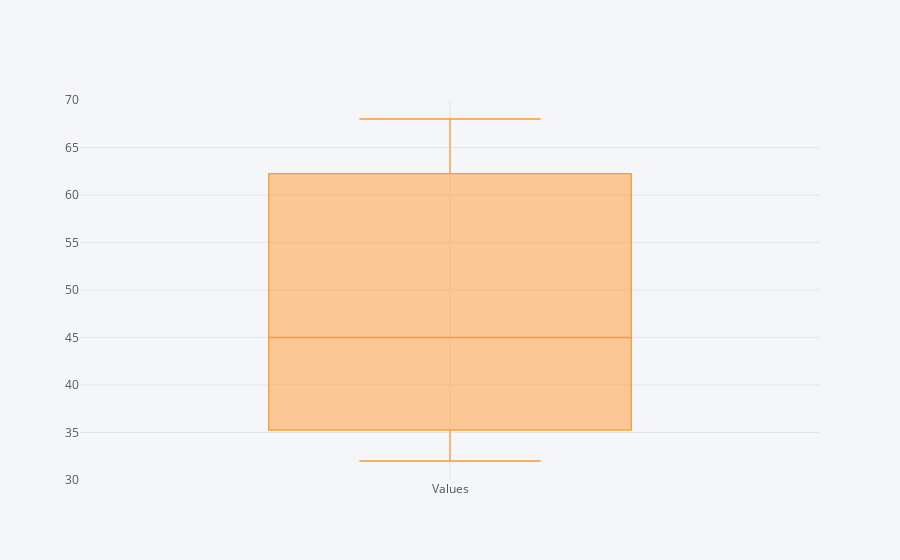

The notebook cell saved with this chart:
### Code cell
df2['Values'].iplot('box')

### Figure 1 — Plotly figure (JSON) as saved in the notebook; plotly's stock layout.template omitted (floating-point values rounded to 4 significant figures)
{"data": [{"boxpoints": false, "line": {"width": 1.3}, "marker": {"color": "rgba(255, 153, 51, 1.0)"}, "name": "Values", "orientation": "v", "type": "box", "y": [32, 45, 68]}], "layout": {"legend": {"bgcolor": "#F5F6F9", "font": {"color": "#4D5663"}}, "paper_bgcolor": "#F5F6F9", "plot_bgcolor": "#F5F6F9", "title": {"font": {"color": "#4D5663"}}, "xaxis": {"gridcolor": "#E1E5ED", "showgrid": true, "tickfont": {"color": "#4D5663"}, "title": {"font": {"color": "#4D5663"}, "text": ""}, "zerolinecolor": "#E1E5ED"}, "yaxis": {"gridcolor": "#E1E5ED", "showgrid": true, "tickfont": {"color": "#4D5663"}, "title": {"font": {"color": "#4D5663"}, "text": ""}, "zerolinecolor": "#E1E5ED"}}}
